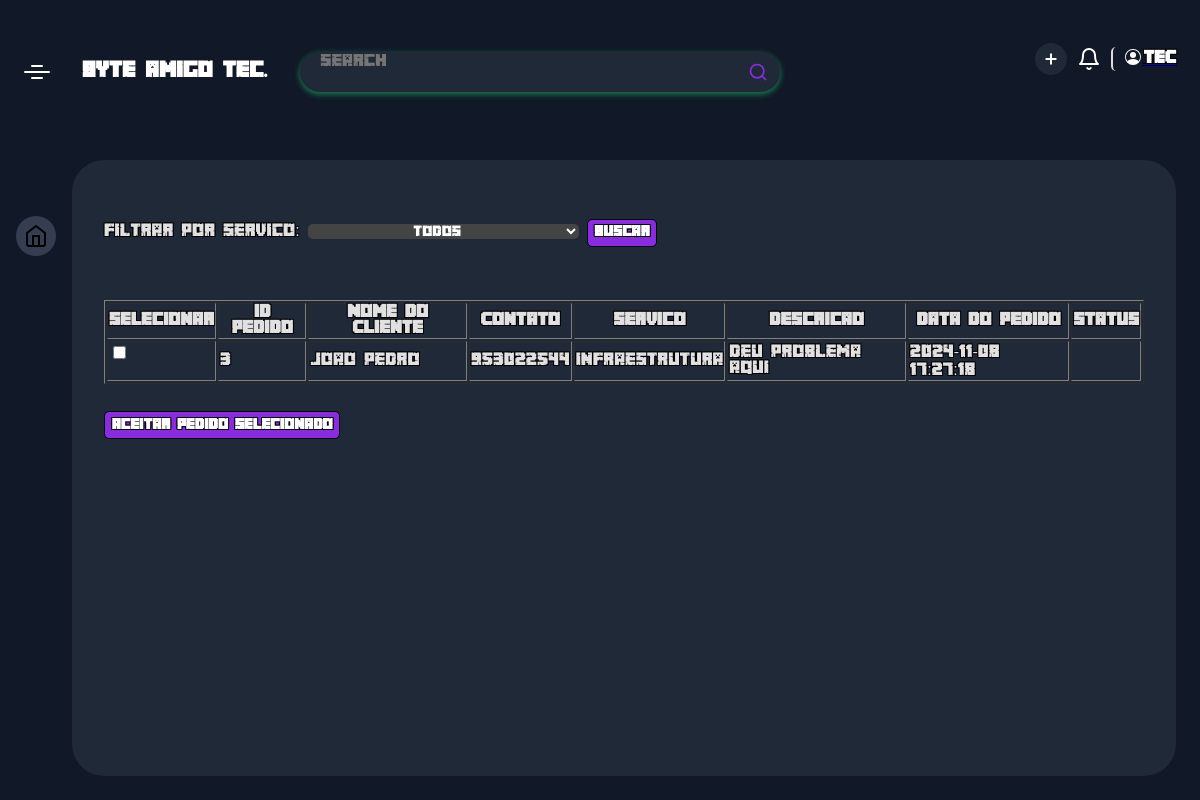
The app's page /tecnico.php, older data.
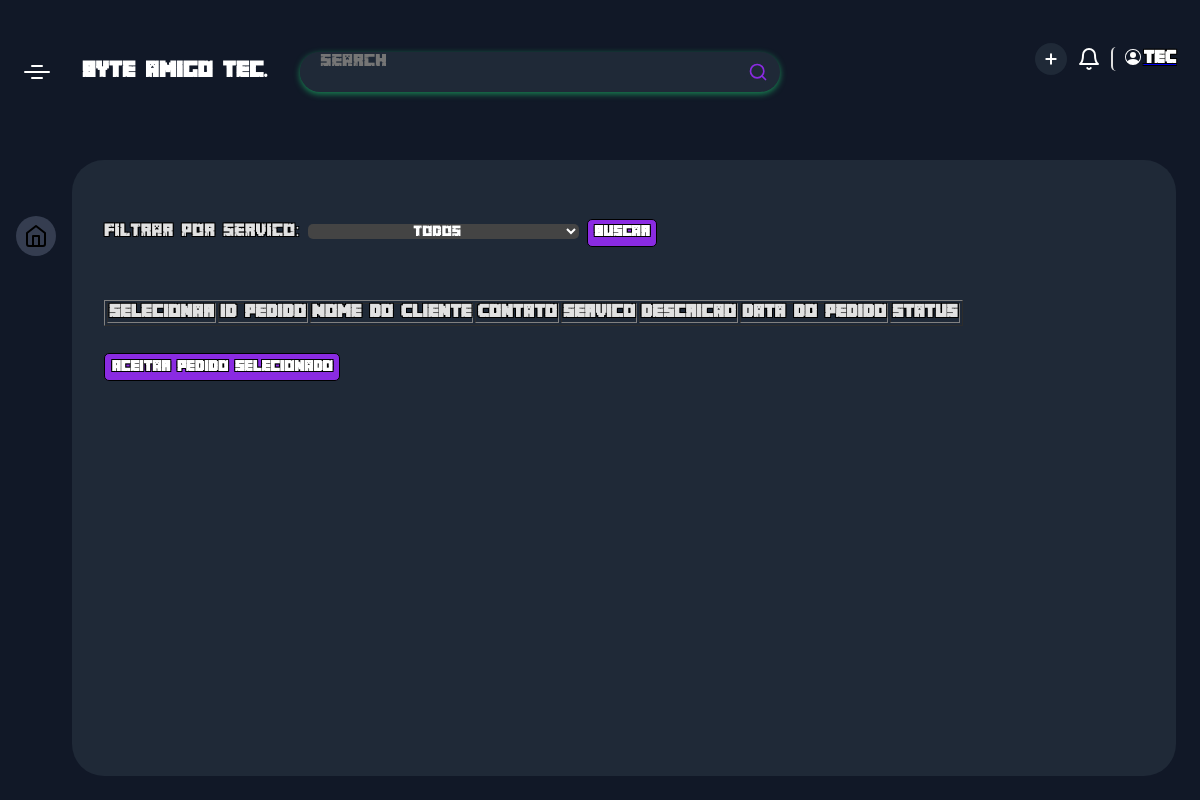
The same page, newer data.
### tables this page shows
CREATE TABLE `pedidos` (
  `id` int(11) NOT NULL,
  `ID_usuario` int(11) DEFAULT NULL,
  `servico` varchar(50) NOT NULL,
  `descricao` text DEFAULT NULL,
  `data_pedido` timestamp NOT NULL DEFAULT current_timestamp(),
  `ID_tecnico` int(11) DEFAULT NULL
);

CREATE TABLE `usuario` (
  `ID_usuario` int(255) NOT NULL,
  `Nome` varchar(255) DEFAULT NULL,
  `Email` varchar(255) NOT NULL,
  `telefone` int(11) DEFAULT NULL,
  `Administrator` bit(1) DEFAULT NULL,
  `senha` varchar(255) NOT NULL
);

### tecnico.php (the view, shortened to what this page needs)
<?php
include 'conectar.php';
$query = "
    SELECT
        pedidos.id,
        usuario.Nome,
        usuario.telefone,
        pedidos.status,
        pedidos.servico,
        pedidos.ID_usuario,
        pedidos.data_pedido,
        pedidos.descricao
    FROM
        pedidos
    INNER JOIN
        usuario ON pedidos.ID_usuario = usuario.ID_usuario
    WHERE 1=1
";
$params = [];
$query .= " ORDER BY pedidos.data_pedido DESC";
$stmt = $pdo->prepare($query);
$stmt->execute($params);
$pedidos = $stmt->fetchAll();
?>
<!DOCTYPE html>
<html lang="en">
<head>
    <link rel="stylesheet" href="./css/dashboard.css">
    <link rel="stylesheet" href="./css/button.css">
</head>
<body>
    <div class="app-container">
        <div class="app-header">
        <div class="app-header-left">
        <span class="app-icon"></span>
        <p class="app-name">byte amigo tec.</p>
        <div class="search-wrapper">
        <input class="search-input" type="text" placeholder="Search">
        <svg xmlns="http://www.w3.org/2000/svg" width="20" height="20" fill="none" stroke="currentColor" stroke-linecap="round" stroke-linejoin="round" stroke-width="2" class="feather feather-search" viewBox="0 0 24 24">
        <defs></defs>
        <circle cx="11" cy="11" r="8"></circle>
        <path d="M21 21l-4.35-4.35"></path>
        </svg>
        </div>
        </div>
        <div class="app-header-right">
        <button class="add-btn" title="Add New Project">
        <svg class="btn-icon" xmlns="http://www.w3.org/2000/svg" width="16" height="16" viewBox="0 0 24 24" fill="none" stroke="currentColor" stroke-width="3" stroke-linecap="round" stroke-linejoin="round" class="feather feather-plus">
        <line x1="12" y1="5" x2="12" y2="19" />
        <line x1="5" y1="12" x2="19" y2="12" /></svg>
        </button>
        <button class="notification-btn">
        <svg xmlns="http://www.w3.org/2000/svg" width="24" height="24" viewBox="0 0 24 24" fill="none" stroke="currentColor" stroke-width="2" stroke-linecap="round" stroke-linejoin="round" class="feather feather-bell">
        <path d="M18 8A6 6 0 0 0 6 8c0 7-3 9-3 9h18s-3-2-3-9" />
        <path d="M13.73 21a2 2 0 0 1-3.46 0" /></svg>
        </button>
        <a href="editcar.php"><button   class="profile-btn">
        <span>TEC</span>
        </button></a>
        </div>
        </div>
        <div class="app-content">
        <div class="app-sidebar">
        <a href="" class="app-sidebar-link active">
        <svg xmlns="http://www.w3.org/2000/svg" width="24" height="24" viewBox="0 0 24 24" fill="none" stroke="currentColor" stroke-width="2" stroke-linecap="round" stroke-linejoin="round" class="feather feather-home">
        <path d="M3 9l9-7 9 7v11a2 2 0 0 1-2 2H5a2 2 0 0 1-2-2z" />
        <polyline points="9 22 9 12 15 12 15 22" /></svg>
        </a>
        </div>
        <div class="projects-section">
    <form method="GET" action="tecnico.php">
        <label for="servico">Filtrar por Servico:</label>
        <select class="" id="servico" name="servico">
            <option value="">Todos</option>
        </select>
        <button type="submit">Buscar</button>
    </form>
    <form action="alterar_status.php" method="POST">
        <table border="1">
            <thead>
                <tr>
                    <th>Selecionar</th>
                    <th>ID Pedido</th>
                    <th>Nome do Cliente</th>
                    <th>Contato</th>
                    <th>Servico</th>
                    <th>Descricao</th>
                    <th>Data do Pedido</th>
                    <th>Status</th>
                </tr>
            </thead>
            <tbody>
                <?php foreach ($pedidos as $pedido): ?>
                <tr>
                    <td><input type="checkbox" name="pedidos_selecionados[]" value="<?php echo $pedido['id']; ?>"></td>
                    <td><?= htmlspecialchars($pedido['id']) ?></td>
                    <td><?= htmlspecialchars($pedido['Nome']) ?></td>
                    <td><?= htmlspecialchars($pedido['telefone']) ?></td>
                    <td><?= htmlspecialchars($pedido['servico']) ?></td>
                    <td><?= htmlspecialchars($pedido['descricao']) ?></td>
                    <td><?= htmlspecialchars($pedido['data_pedido']) ?></td>
                    <td><?= htmlspecialchars($pedido['status']) ?></td>
                </tr>
                <?php endforeach; ?>
            </tbody>
        </table>
         <button type="submit">Aceitar Pedido Selecionado</button>
    </form>
</body>
</html>

Row changes from the older to the newer data that the page shows:
removed pedidos: id "3", ID_usuario.Nome "Joao Pedro", ID_usuario.telefone "953022544", servico "infraestrutura", descricao "deu problema aqui", data_pedido "2024-11-08 17:27:18"
